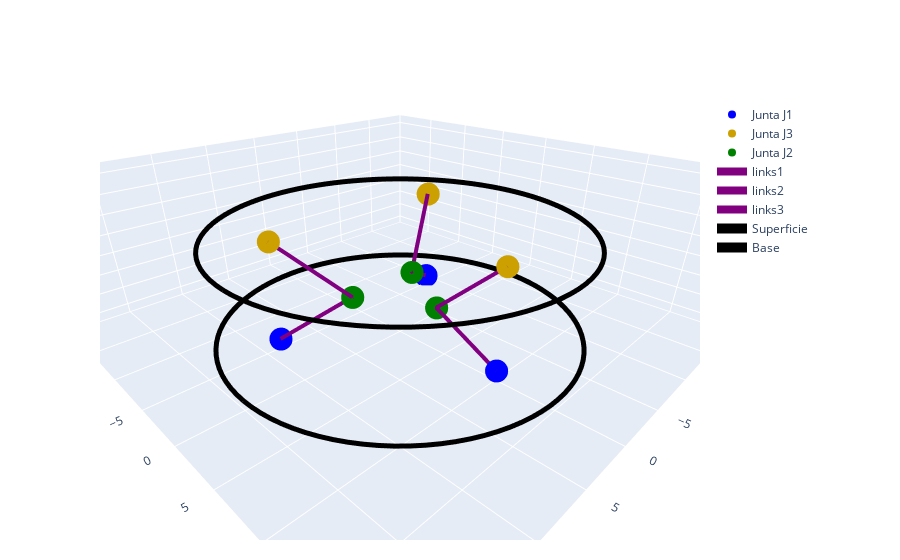

Here is the notebook cell this chart was saved with:
### Code cell
# Figura vazia 
fig = go.Figure()


# Desenha as juntas J1
j1_x1,j1_y1,j1_z1 = getPointsofMatrix(ballAndPlate.Servo1.pos)
j1_x2,j1_y2,j1_z2 = getPointsofMatrix(ballAndPlate.Servo2.pos)
j1_x3,j1_y3,j1_z3 = getPointsofMatrix(ballAndPlate.Servo3.pos)


fig.add_trace(
    go.Scatter3d(x=[j1_x1,j1_x2,j1_x3],
                 y=[j1_y1,j1_y2,j1_y3],
                 z=[j1_z1,j1_z2,j1_z3],
                 name='Junta J1',
                 mode='markers',
                 marker=dict(color='blue'))
)






# Desenha as juntas J3
j3_x1,j3_y1,j3_z1 = getPointsofMatrix(ballAndPlate.Plate.magnet1Pos)
j3_x2,j3_y2,j3_z2 = getPointsofMatrix(ballAndPlate.Plate.magnet2Pos)
j3_x3,j3_y3,j3_z3 = getPointsofMatrix(ballAndPlate.Plate.magnet3Pos)

fig.add_trace(
    go.Scatter3d(x=[j3_x1,j3_x2,j3_x3],
                 y=[j3_y1,j3_y2,j3_y3],
                 z=[j3_z1,j3_z2,j3_z3],
                 name='Junta J3',
                 mode='markers',
                 marker=dict(color='#cca000'))
)

# Desenha as juntas J2
j2_x1,j2_y1,j2_z1 = getPointsofMatrix(ballAndPlate.J2_1['BestPos'])
j2_x2,j2_y2,j2_z2 = getPointsofMatrix(ballAndPlate.J2_2['BestPos'])
j2_x3,j2_y3,j2_z3 = getPointsofMatrix(ballAndPlate.J2_3['BestPos'])

fig.add_trace(
    go.Scatter3d(x=[j2_x1,j2_x2,j2_x3],
                 y=[j2_y1,j2_y2,j2_y3],
                 z=[j2_z1,j2_z2,j2_z3],
                 name='Junta J2',
                 mode='markers',
                 marker=dict(color='green'))
)

#Desenha os links
fig.add_trace(
    go.Scatter3d(x=[j1_x1,j2_x1,j3_x1],
                 y=[j1_y1,j2_y1,j3_y1],
                 z=[j1_z1,j2_z1,j3_z1],
                 mode='lines',    
                 name='links1',
                 line=dict(width=8,color='purple')))

fig.add_trace(
    go.Scatter3d(x=[j1_x2,j2_x2,j3_x2],
                 y=[j1_y2,j2_y2,j3_y2],
                 z=[j1_z2,j2_z2,j3_z2],
                 mode='lines',    
                 name='links2',
                 line=dict(width=8,color='purple')))

fig.add_trace(
    go.Scatter3d(x=[j1_x3,j2_x3,j3_x3],
                 y=[j1_y3,j2_y3,j3_y3],
                 z=[j1_z3,j2_z3,j3_z3],
                 mode='lines',    
                 name='links3',
                 line=dict(width=8,color='purple')))

# Desenha circulo superficie
xcenter,ycenter,zcenter = getPointsofMatrix(ballAndPlate.Plate.centerPos)
drawCircle(fig,
           cx=xcenter,
           cy=ycenter,
           cz=zcenter,
           radius=ballAndPlate.Plate.radius,
           angleX=deg2rad(ballAndPlate.Plate.xAngle),
           angleY=deg2rad(ballAndPlate.Plate.yAngle),
           angleZ=0,
           color='black',
           name='Superficie'
          )

# Desenha circulo Base
xcenter,ycenter,zcenter = [0,0,0]
drawCircle(fig,
           cx=xcenter,
           cy=ycenter,
           cz=zcenter,
           radius=ballAndPlate.Plate.radius,
           angleX=0,
           angleY=0,
           angleZ=0,
           color='black',
           name='Base')


fig.update_layout(autosize=False,margin=dict(t=100, r=200, l=100, b=20), width=900  ,           
                  scene=dict(xaxis= dict(range=[-20,20],showgrid=True,visible=True),
                             yaxis= dict(range=[-20,20],showgrid=True,visible=True),
                             zaxis = dict(range=[-1,15],showgrid=True,visible=True),
                             aspectmode='data'
                             
                              ))


camera = dict(
    up=dict(x=0, y=0, z=1),
    center=dict(x=0, y=0, z=-0.2),
    eye=dict(x=1, y=1, z=0.6)
)

fig.update_layout(scene_camera=camera)
fig.show()

### Figure 1 — Plotly figure (JSON) as saved in the notebook; plotly's stock layout.template omitted (floating-point values rounded to 4 significant figures)
{"data": [{"marker": {"color": "blue"}, "mode": "markers", "name": "Junta J1", "type": "scatter3d", "x": [0, 8.66, -8.66], "y": [10, -5.0, -5.0], "z": [0, 0, 0]}, {"marker": {"color": "#cca000"}, "mode": "markers", "name": "Junta J3", "type": "scatter3d", "x": [0, 8.66, -8.66], "y": [10, -5.0, -5.0], "z": [10, 10, 10]}, {"marker": {"color": "green"}, "mode": "markers", "name": "Junta J2", "type": "scatter3d", "x": [0, 3.45, -3.45], "y": [3.984, -1.992, -1.992], "z": [3.578, 3.578, 3.578]}, {"line": {"color": "purple", "width": 8}, "mode": "lines", "name": "links1", "type": "scatter3d", "x": [0, 0, 0], "y": [10, 3.984, 10], "z": [0, 3.578, 10]}, {"line": {"color": "purple", "width": 8}, "mode": "lines", "name": "links2", "type": "scatter3d", "x": [8.66, 3.45, 8.66], "y": [-5.0, -1.992, -5.0], "z": [0, 3.578, 10]}, {"line": {"color": "purple", "width": 8}, "mode": "lines", "name": "links3", "type": "scatter3d", "x": [-8.66, -3.45, -8.66], "y": [-5.0, -1.992, -5.0], "z": [0, 3.578, 10]}, {"line": {"color": "black", "width": 10}, "mode": "lines", "name": "Superficie", "type": "scatter3d", "x": [15, 14.97, 14.88, 14.73, 14.52, 14.25, 13.93, 13.54, 13.11, 12.62, 12.08, 11.49, 10.86, 10.18, 9.458, 8.701, 7.908, 7.084, 6.231, 5.353, 4.454, 3.536, 2.605, 1.663, 0.7137, -0.238, -1.189, -2.135, -3.072, -3.997, -4.906, -5.795, -6.661, -7.5, -8.309, -9.084, -9.823, -10.52, -11.18, -11.79, -12.36, -12.87, -13.33, -13.74, -14.1, -14.39, -14.63, -14.81, -14.93, -14.99, -14.99, -14.93, -14.81, -14.63, -14.39, -14.1, -13.74, -13.33, -12.87, -12.36, -11.79, -11.18, -10.52, -9.823, -9.084, -8.309, -7.5, -6.661, -5.795, -4.906, -3.997, -3.072, -2.135, -1.189, -0.238, 0.7137, 1.663, 2.605, 3.536, 4.454, 5.353, 6.231, 7.084, 7.908, 8.701, 9.458, 10.18, 10.86, 11.49, 12.08, 12.62, 13.11, 13.54, 13.93, 14.25, 14.52, 14.73, 14.88, 14.97, 15], "y": [0, 0.9514, 1.899, 2.839, 3.767, 4.681, 5.575, 6.447, 7.293, 8.11, 8.894, 9.642, 10.35, 11.02, 11.64, 12.22, 12.75, 13.22, 13.64, 14.01, 14.32, 14.58, 14.77, 14.91, 14.98, 15.0, 14.95, 14.85, 14.68, 14.46, 14.18, 13.84, 13.44, 12.99, 12.49, 11.94, 11.34, 10.69, 10.0, 9.272, 8.506, 7.705, 6.873, 6.014, 5.13, 4.226, 3.305, 2.37, 1.426, 0.4759, -0.4759, -1.426, -2.37, -3.305, -4.226, -5.13, -6.014, -6.873, -7.705, -8.506, -9.272, -10.0, -10.69, -11.34, -11.94, -12.49, -12.99, -13.44, -13.84, -14.18, -14.46, -14.68, -14.85, -14.95, -15.0, -14.98, -14.91, -14.77, -14.58, -14.32, -14.01, -13.64, -13.22, -12.75, -12.22, -11.64, -11.02, -10.35, -9.642, -8.894, -8.11, -7.293, -6.447, -5.575, -4.681, -3.767, -2.839, -1.899, -0.9514, -3.674e-15], "z": [10, 10, 10, 10, 10, 10, 10, 10, 10, 10, 10, 10, 10, 10, 10, 10, 10, 10, 10, 10, 10, 10, 10, 10, 10, 10, 10, 10, 10, 10, 10, 10, 10, 10, 10, 10, 10, 10, 10, 10, 10, 10, 10, 10, 10, 10, 10, 10, 10, 10, 10, 10, 10, 10, 10, 10, 10, 10, 10, 10, 10, 10, 10, 10, 10, 10, 10, 10, 10, 10, 10, 10, 10, 10, 10, 10, 10, 10, 10, 10, 10, 10, 10, 10, 10, 10, 10, 10, 10, 10, 10, 10, 10, 10, 10, 10, 10, 10, 10, 10]}, {"line": {"color": "black", "width": 10}, "mode": "lines", "name": "Base", "type": "scatter3d", "x": [15, 14.97, 14.88, 14.73, 14.52, 14.25, 13.93, 13.54, 13.11, 12.62, 12.08, 11.49, 10.86, 10.18, 9.458, 8.701, 7.908, 7.084, 6.231, 5.353, 4.454, 3.536, 2.605, 1.663, 0.7137, -0.238, -1.189, -2.135, -3.072, -3.997, -4.906, -5.795, -6.661, -7.5, -8.309, -9.084, -9.823, -10.52, -11.18, -11.79, -12.36, -12.87, -13.33, -13.74, -14.1, -14.39, -14.63, -14.81, -14.93, -14.99, -14.99, -14.93, -14.81, -14.63, -14.39, -14.1, -13.74, -13.33, -12.87, -12.36, -11.79, -11.18, -10.52, -9.823, -9.084, -8.309, -7.5, -6.661, -5.795, -4.906, -3.997, -3.072, -2.135, -1.189, -0.238, 0.7137, 1.663, 2.605, 3.536, 4.454, 5.353, 6.231, 7.084, 7.908, 8.701, 9.458, 10.18, 10.86, 11.49, 12.08, 12.62, 13.11, 13.54, 13.93, 14.25, 14.52, 14.73, 14.88, 14.97, 15], "y": [0, 0.9514, 1.899, 2.839, 3.767, 4.681, 5.575, 6.447, 7.293, 8.11, 8.894, 9.642, 10.35, 11.02, 11.64, 12.22, 12.75, 13.22, 13.64, 14.01, 14.32, 14.58, 14.77, 14.91, 14.98, 15.0, 14.95, 14.85, 14.68, 14.46, 14.18, 13.84, 13.44, 12.99, 12.49, 11.94, 11.34, 10.69, 10.0, 9.272, 8.506, 7.705, 6.873, 6.014, 5.13, 4.226, 3.305, 2.37, 1.426, 0.4759, -0.4759, -1.426, -2.37, -3.305, -4.226, -5.13, -6.014, -6.873, -7.705, -8.506, -9.272, -10.0, -10.69, -11.34, -11.94, -12.49, -12.99, -13.44, -13.84, -14.18, -14.46, -14.68, -14.85, -14.95, -15.0, -14.98, -14.91, -14.77, -14.58, -14.32, -14.01, -13.64, -13.22, -12.75, -12.22, -11.64, -11.02, -10.35, -9.642, -8.894, -8.11, -7.293, -6.447, -5.575, -4.681, -3.767, -2.839, -1.899, -0.9514, -3.674e-15], "z": [0, 0, 0, 0, 0, 0, 0, 0, 0, 0, 0, 0, 0, 0, 0, 0, 0, 0, 0, 0, 0, 0, 0, 0, 0, 0, 0, 0, 0, 0, 0, 0, 0, 0, 0, 0, 0, 0, 0, 0, 0, 0, 0, 0, 0, 0, 0, 0, 0, 0, 0, 0, 0, 0, 0, 0, 0, 0, 0, 0, 0, 0, 0, 0, 0, 0, 0, 0, 0, 0, 0, 0, 0, 0, 0, 0, 0, 0, 0, 0, 0, 0, 0, 0, 0, 0, 0, 0, 0, 0, 0, 0, 0, 0, 0, 0, 0, 0, 0, 0]}], "layout": {"autosize": false, "margin": {"b": 20, "l": 100, "r": 200, "t": 100}, "scene": {"aspectmode": "data", "camera": {"center": {"x": 0, "y": 0, "z": -0.2}, "eye": {"x": 1, "y": 1, "z": 0.6}, "up": {"x": 0, "y": 0, "z": 1}}, "xaxis": {"range": [-20, 20], "showgrid": true, "visible": true}, "yaxis": {"range": [-20, 20], "showgrid": true, "visible": true}, "zaxis": {"range": [-1, 15], "showgrid": true, "visible": true}}, "width": 900}}
